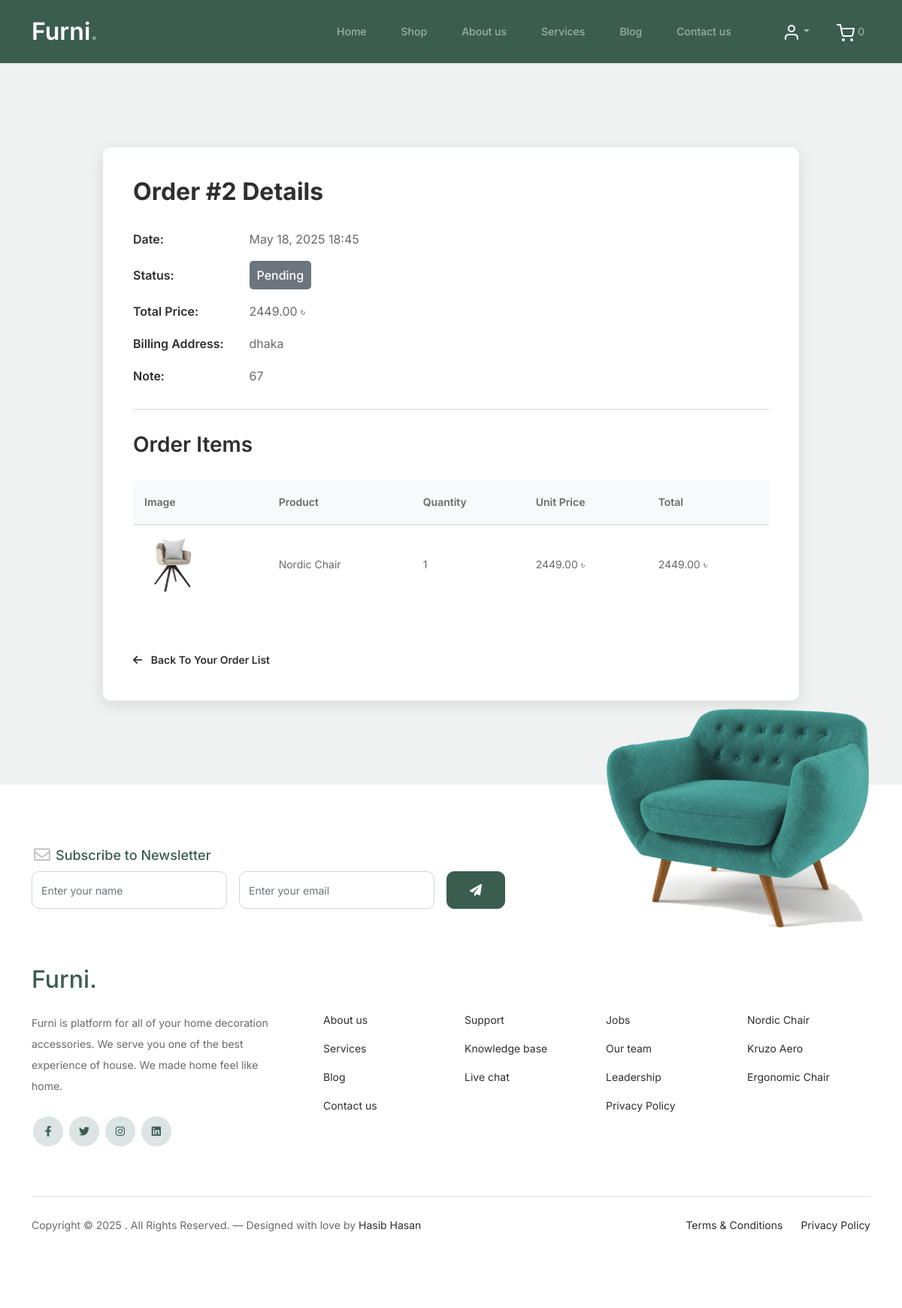
/shop/orders/2/ (signed in), run on an earlier commit of the app's database.
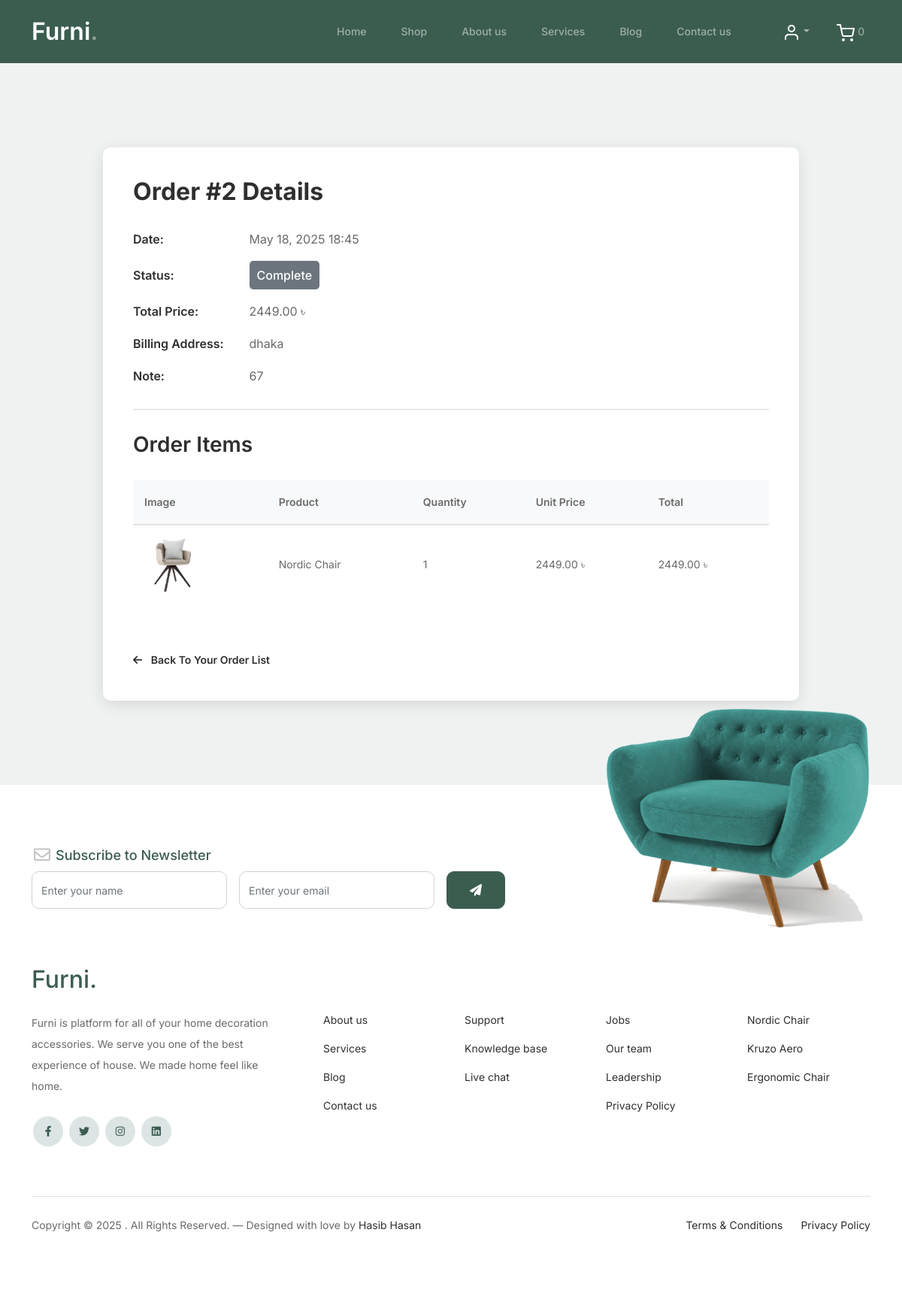
And on a later commit of the database.
### Shop/models.py (models this page shows, shortened)
class Order(models.Model):
    STATUS_CHOICES = [
        ('Pending', 'Pending'),
        ('Complete', 'Complete'),
        ('Cancel', 'Cancel'),
    ]
    PAYMENT_CHOICES = [
        ('Cash On Delivery', 'Cash On Delivery'),
        ('Online Payment', 'Online Payment')
    ]
    user = models.ForeignKey(User, on_delete=models.CASCADE)
    billing_address = models.CharField(max_length=255, default="Dhaka")
    name = models.CharField(max_length=100, default="Unknown")
    email = models.EmailField(default="@gmail.com")
    phone = models.CharField(max_length=15, default="+8801")
    note = models.TextField(blank=True)
    total_price = models.DecimalField(max_digits=10, decimal_places=2, default="0")
    payment_method = models.CharField(max_length=50, choices=PAYMENT_CHOICES, default='Cash On Delivery')
    created_at = models.DateTimeField(auto_now_add=True)
    status = models.CharField(max_length=10, choices=STATUS_CHOICES, default='Pending')

### Shop/views.py (the view)
# urls.py: path('orders/<int:order_id>/', views.order_detail, name='order_detail'),
@login_required
def order_detail(request, order_id):
    order = get_object_or_404(Order, id=order_id, user=request.user)
    items = order.items.all()
    return render(request, 'order_detail.html', {'order': order, 'items': items})

### Shop/models.py (called while the page is built)
    def get_total_price(self):
        return self.quantity * self.price

### Shop/templates/order_detail.html (shortened to what this page needs)
{% extends "base.html" %}
{% load static %}
  {% block body %}
  <body>
    <div class="order-detail-section">
      <div class="container">
        <div class="row justify-content-center">
          <div class="col-lg-10">
            <div class="order-detail-wrap">
              <h2>Order #{{ order.id }} Details</h2>
              <div class="order-info">
                <p><strong>Date:</strong> {{ order.created_at|date:"M d, Y H:i" }}</p>
                <p><strong>Status:</strong>
                  <span class="status-badge
                    {% if order.status == 'Completed' %}status-completed
                    {% elif order.status == 'Processing' %}status-processing
                    {% elif order.status == 'Cancelled' %}status-cancelled
                    {% else %}status-default{% endif %}">
                    {{ order.status }}
                  </span>
                </p>
                <p><strong>Total Price:</strong> {{ order.total_price }} ৳</p>
                <p><strong>Billing Address:</strong> {{ order.billing_address }}</p>
                {% if order.note %}
                <p><strong>Note:</strong> {{ order.note }}</p>
                {% endif %}
              </div>
              <hr>
              <h3>Order Items</h3>
              <table class="order-items-table">
                <thead>
                  <tr>
                    <th>Image</th>
                    <th>Product</th>
                    <th>Quantity</th>
                    <th>Unit Price</th>
                    <th>Total</th>
                  </tr>
                </thead>
                <tbody>
                  {% for item in items %}
                  <tr>
                    <td><img style="width: 75px; height: 75px;" src="{{item.product.image.url}}" alt="img"></td>
                    <td>{{ item.product.title }}</td>
                    <td>{{ item.quantity }}</td>
                    <td>{{ item.price }} ৳</td>
                    <td>{{ item.get_total_price }} ৳</td>
                  </tr>
                  {% endfor %}
                </tbody>
              </table>
              <a href="{% url 'user_orders' %}" class="back-link">
                <i class="fas fa-arrow-left"></i> Back To Your Order List
              </a>
            </div>
          </div>
        </div>
      </div>
    </div>
  {% endblock %}

What changed in the data, as far as the page shows it:
changed Order "dhaka": status "Pending" → "Complete"
